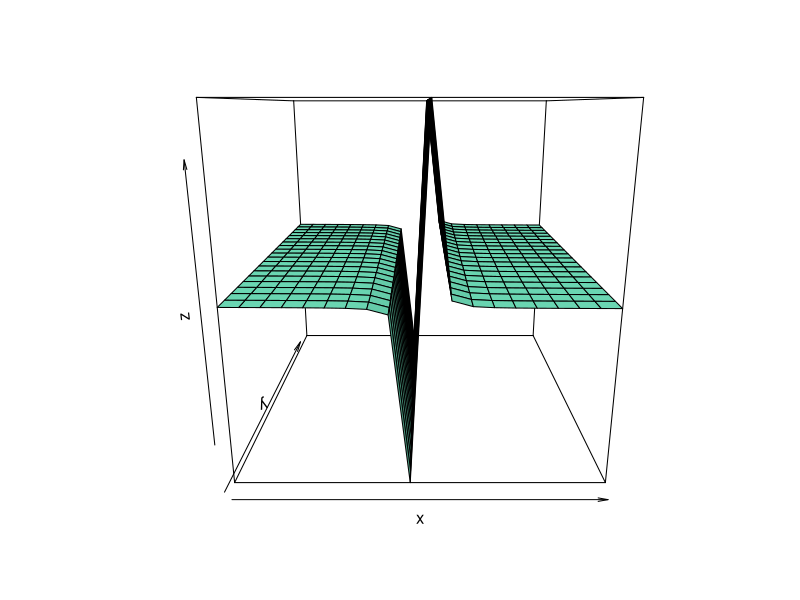
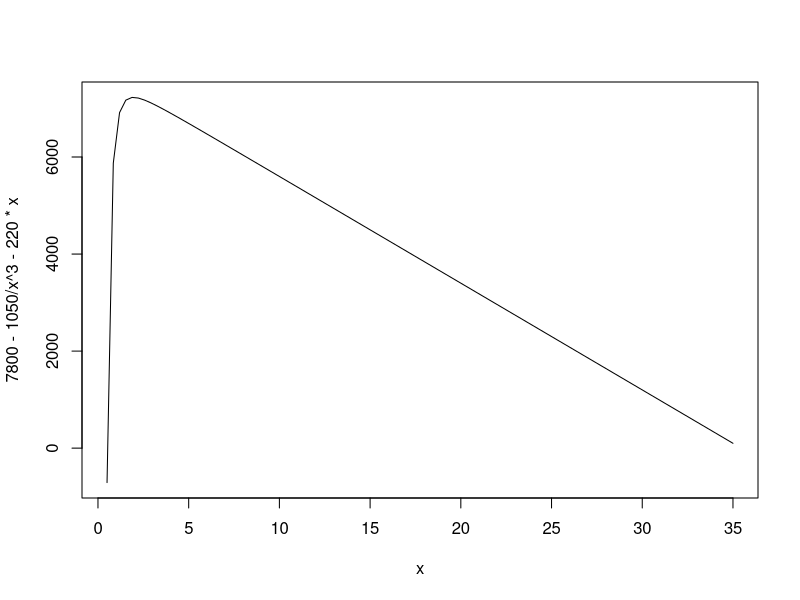
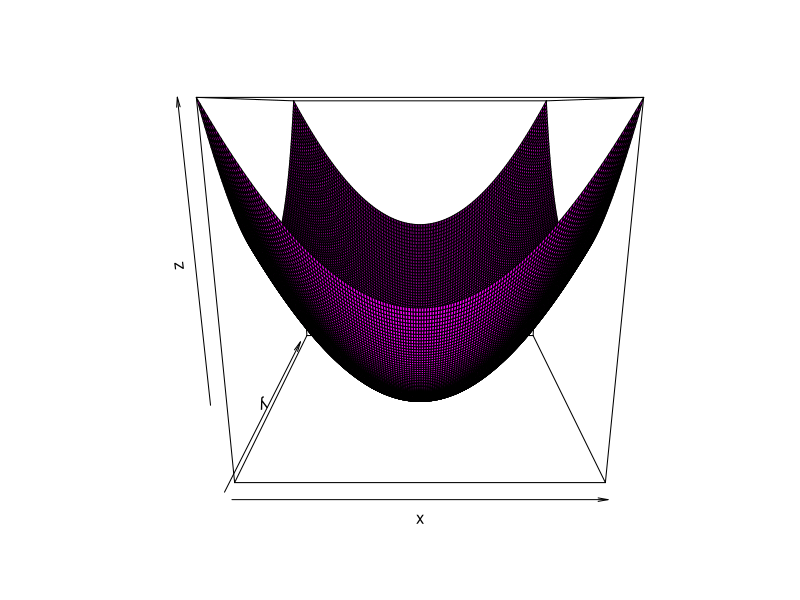

Generate these figures, in order, with R:
# Plotting 3d
# 2d plot displayed as 3d 
level <- function(t, c){
  10/(t^3) - 220*(t) + c
}
x <- y <- seq(-1, 1, length= 20)
z <- outer(x, y, level)
persp(x, y, z, col="aquamarine", shade = .25)
# It is a bit overkill since
# it could have been modeled in 2d
# As shown here with a similar function
curve(7800-1050/x^3-220*x, 0.5,35)

# However there is a time to make 3d plots
# Consider this example:
heart <- function(x, y){
  x^2 + y^2 + 2
}
x <- y <- seq(-1, 1, length= 150)
z <- outer(x, y, heart)
persp(x, y, z, col="magenta", shade = .05)

